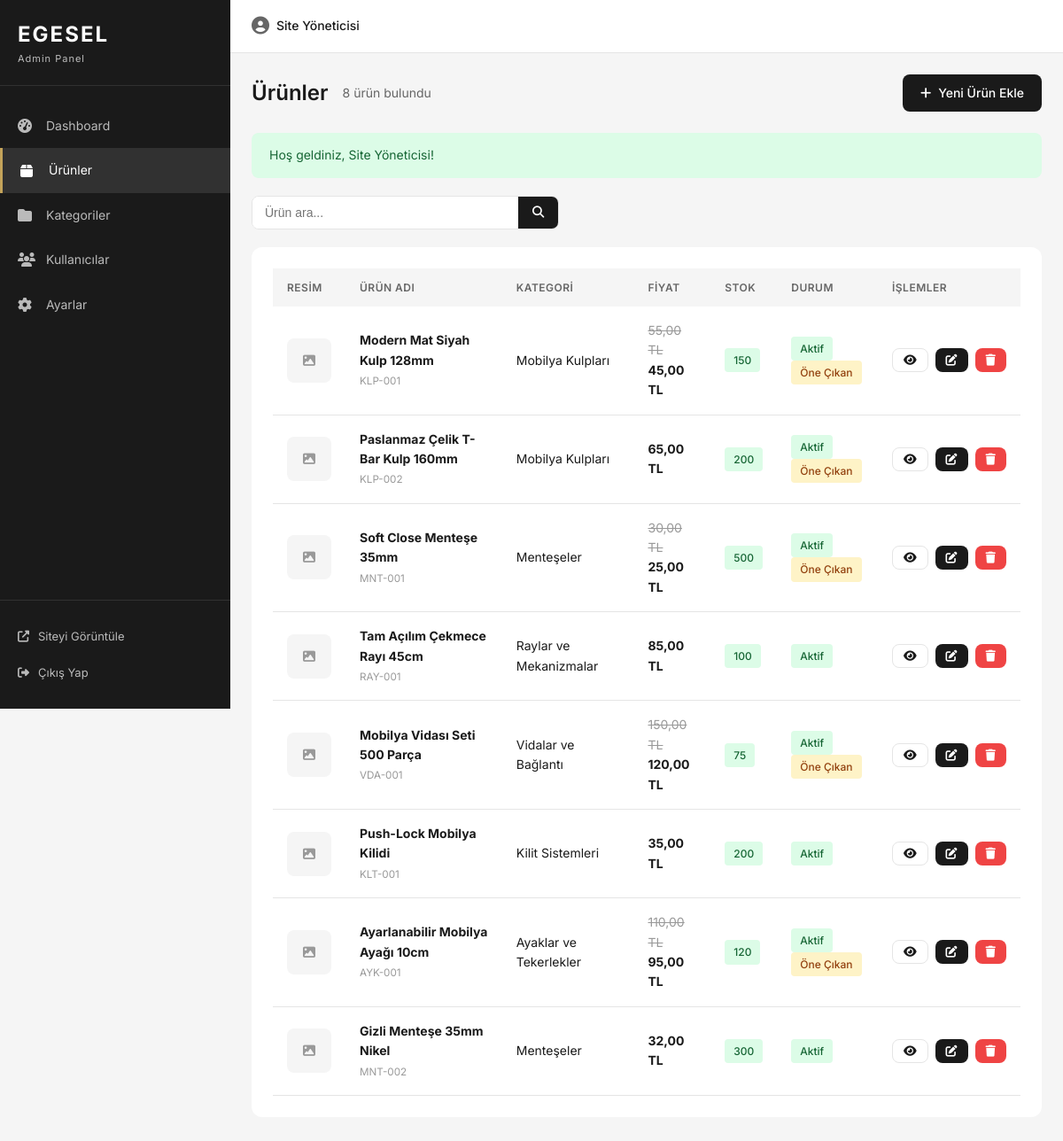
The app's page /admin/urunler.php (signed in) with its own data.
### tables this page shows
CREATE TABLE IF NOT EXISTS products (
    id INT AUTO_INCREMENT PRIMARY KEY,
    name VARCHAR(255) NOT NULL,
    slug VARCHAR(255) NOT NULL UNIQUE,
    description TEXT,
    short_description VARCHAR(500),
    price DECIMAL(10, 2) NOT NULL,
    old_price DECIMAL(10, 2) DEFAULT NULL,
    sku VARCHAR(50) UNIQUE,
    stock INT DEFAULT 0,
    category_id INT,
    image VARCHAR(255),
    images TEXT,
    is_featured TINYINT(1) DEFAULT 0,
    is_active TINYINT(1) DEFAULT 1,
    view_count INT DEFAULT 0,
    created_at TIMESTAMP DEFAULT CURRENT_TIMESTAMP,
    updated_at TIMESTAMP DEFAULT CURRENT_TIMESTAMP ON UPDATE CURRENT_TIMESTAMP,
    FOREIGN KEY (category_id) REFERENCES categories(id) ON DELETE SET NULL
);

CREATE TABLE IF NOT EXISTS categories (
    id INT AUTO_INCREMENT PRIMARY KEY,
    name VARCHAR(100) NOT NULL,
    slug VARCHAR(100) NOT NULL UNIQUE,
    description TEXT,
    image VARCHAR(255),
    parent_id INT DEFAULT NULL,
    sort_order INT DEFAULT 0,
    is_active TINYINT(1) DEFAULT 1,
    created_at TIMESTAMP DEFAULT CURRENT_TIMESTAMP,
    updated_at TIMESTAMP DEFAULT CURRENT_TIMESTAMP ON UPDATE CURRENT_TIMESTAMP,
    FOREIGN KEY (parent_id) REFERENCES categories(id) ON DELETE SET NULL
);

### includes/functions.php (called while the page is built, shortened)
<?php
function e($string) {
    return htmlspecialchars($string, ENT_QUOTES, 'UTF-8');
}
function formatPrice($price) {
    return number_format($price, 2, ',', '.') . ' TL';
}
function getFlash() {
    if (isset($_SESSION['flash'])) {
        $flash = $_SESSION['flash'];
        return $flash;
    }
    return null;
}
function paginate($totalItems, $currentPage, $perPage = 12) {
    $totalPages = ceil($totalItems / $perPage);
    $currentPage = max(1, min($currentPage, $totalPages));
    $offset = ($currentPage - 1) * $perPage;
    return [
        'total_items' => $totalItems,
        'total_pages' => $totalPages,
        'current_page' => $currentPage,
        'per_page' => $perPage,
        'offset' => $offset
    ];
}
?>

### admin/urunler.php (the view, shortened to what this page needs)
<?php
require_once 'includes/header.php';
$search = isset($_GET['q']) ? trim($_GET['q']) : '';
$page = isset($_GET['sayfa']) ? (int)$_GET['sayfa'] : 1;
$perPage = 20;
$countSql = "SELECT COUNT(*) as total FROM products";
$params = [];
$stmt = $db->prepare($countSql);
$stmt->execute($params);
$totalProducts = $stmt->fetch()['total'];
$pagination = paginate($totalProducts, $page, $perPage);
$sql = "SELECT p.*, c.name as category_name FROM products p
        LEFT JOIN categories c ON p.category_id = c.id";
$sql .= " ORDER BY p.created_at DESC LIMIT {$pagination['per_page']} OFFSET {$pagination['offset']}";
$stmt = $db->prepare($sql);
$stmt->execute($params);
$products = $stmt->fetchAll();
?>
<div class="page-header">
    <div class="page-header-left">
        <h1>Ürünler</h1>
        <p><?php echo $totalProducts; ?> ürün bulundu</p>
    </div>
    <a href="urun-ekle.php" class="btn btn-primary">
        <i class="fas fa-plus"></i> Yeni Ürün Ekle
    </a>
</div>
<?php $flash = getFlash(); ?>
<?php if ($flash): ?>
    <div class="alert alert-<?php echo e($flash['type']); ?>">
        <?php echo e($flash['message']); ?>
    </div>
<?php endif; ?>
<div class="admin-toolbar">
    <form action="" method="GET" class="search-form-admin">
        <input type="text" name="q" placeholder="Ürün ara..." value="<?php echo e($search); ?>">
        <button type="submit"><i class="fas fa-search"></i></button>
    </form>
</div>
<div class="admin-card">
    <?php if (empty($products)): ?>
        <div class="empty-state">
            <i class="fas fa-box-open"></i>
            <p>Henüz ürün eklenmemiş.</p>
            <a href="urun-ekle.php" class="btn btn-primary">İlk Ürünü Ekle</a>
        </div>
    <?php else: ?>
        <div class="table-responsive">
            <table class="admin-table">
                <thead>
                    <tr>
                        <th>Resim</th>
                        <th>Ürün Adı</th>
                        <th>Kategori</th>
                        <th>Fiyat</th>
                        <th>Stok</th>
                        <th>Durum</th>
                        <th>İşlemler</th>
                    </tr>
                </thead>
                <tbody>
                    <?php foreach ($products as $product): ?>
                        <tr>
                            <td>
                                <?php if ($product['image']): ?>
                                    <img src="<?php echo SITE_URL . '/' . e($product['image']); ?>" alt="" class="table-img">
                                <?php else: ?>
                                    <div class="no-image-sm"><i class="fas fa-image"></i></div>
                                <?php endif; ?>
                            </td>
                            <td>
                                <strong><?php echo e($product['name']); ?></strong>
                                <?php if ($product['sku']): ?>
                                    <br><small class="text-muted"><?php echo e($product['sku']); ?></small>
                                <?php endif; ?>
                            </td>
                            <td><?php echo e($product['category_name'] ?? '-'); ?></td>
                            <td>
                                <?php if ($product['old_price']): ?>
                                    <del class="text-muted"><?php echo formatPrice($product['old_price']); ?></del><br>
                                <?php endif; ?>
                                <strong><?php echo formatPrice($product['price']); ?></strong>
                            </td>
                            <td>
                                <span class="badge <?php echo $product['stock'] > 0 ? 'badge-success' : 'badge-danger'; ?>">
                                    <?php echo $product['stock']; ?>
                                </span>
                            </td>
                            <td>
                                <span class="badge <?php echo $product['is_active'] ? 'badge-success' : 'badge-secondary'; ?>">
                                    <?php echo $product['is_active'] ? 'Aktif' : 'Pasif'; ?>
                                </span>
                                <?php if ($product['is_featured']): ?>
                                    <span class="badge badge-warning">Öne Çıkan</span>
                                <?php endif; ?>
                            </td>
                            <td>
                                <div class="action-buttons">
                                    <a href="<?php echo SITE_URL; ?>/urun.php?slug=<?php echo e($product['slug']); ?>"
                                       class="btn btn-sm btn-outline" target="_blank" title="Görüntüle">
                                        <i class="fas fa-eye"></i>
                                    </a>
                                    <a href="urun-duzenle.php?id=<?php echo $product['id']; ?>"
                                       class="btn btn-sm btn-primary" title="Düzenle">
                                        <i class="fas fa-edit"></i>
                                    </a>
                                    <a href="urunler.php?sil=<?php echo $product['id']; ?>"
                                       class="btn btn-sm btn-danger" title="Sil"
                                       onclick="return confirm('Bu ürünü silmek istediğinize emin misiniz?')">
                                        <i class="fas fa-trash"></i>
                                    </a>
                                </div>
                            </td>
                        </tr>
                    <?php endforeach; ?>
                </tbody>
            </table>
        </div>
    <?php endif; ?>
</div>
<?php require_once 'includes/footer.php'; ?>

### assets/css/admin.css (style rules this page uses)
:root { --primary: #1a1a1a; --primary-light: #333333; --secondary: #c4a35a; --background: #f5f5f5; --surface: #ffffff; --text: #1a1a1a; --text-light: #666666; --text-muted: #999999; --border: #e5e5e5; --success: #22c55e; --error: #ef4444; --warning: #f59e0b; --info: #3b82f6; --sidebar-width: 260px; --topbar-height: 60px; --font-sans: 'Inter', -apple-system, BlinkMacSystemFont, sans-serif; --radius: 8px; --radius-lg: 12px; --shadow: 0 4px 6px rgba(0,0,0,0.07); --transition: all 0.3s ease; }
*, *::before, *::after { box-sizing: border-box; margin: 0; padding: 0; }
body.admin-body { font-family: var(--font-sans); font-size: 14px; line-height: 1.6; color: var(--text); background: var(--background); }
a { color: inherit; text-decoration: none; }
.page-header { display: flex; justify-content: space-between; align-items: center; margin-bottom: 24px; }
.page-header-left { display: flex; align-items: center; gap: 16px; }
.page-header h1 { font-size: 24px; font-weight: 600; }
.page-header p { color: var(--text-light); font-size: 14px; }
.admin-card { background: var(--surface); border-radius: var(--radius-lg); padding: 24px; margin-bottom: 24px; }
.table-responsive { overflow-x: auto; }
.admin-table { width: 100%; border-collapse: collapse; }
.admin-table th { text-align: left; padding: 12px 16px; background: var(--background); font-size: 12px; font-weight: 600; text-transform: uppercase; letter-spacing: 0.5px; color: var(--text-light); }
.admin-table td { padding: 16px; border-bottom: 1px solid var(--border); vertical-align: middle; }
.text-muted { color: var(--text-muted); }
.badge { display: inline-flex; align-items: center; padding: 4px 10px; font-size: 12px; font-weight: 500; border-radius: 4px; }
.badge-success { background: #dcfce7; color: #166534; }
.badge-warning { background: #fef3c7; color: #92400e; }
.action-buttons { display: flex; gap: 8px; }
.btn { display: inline-flex; align-items: center; justify-content: center; gap: 8px; padding: 10px 20px; font-size: 14px; font-weight: 500; border-radius: var(--radius); border: none; cursor: pointer; transition: var(--transition); }
.btn-primary { background: var(--primary); color: white; }
.btn-outline { background: transparent; border: 1px solid var(--border); color: var(--text); }
.btn-danger { background: var(--error); color: white; }
.btn-sm { padding: 6px 12px; font-size: 13px; }
.alert { padding: 14px 20px; border-radius: var(--radius); margin-bottom: 20px; }
.alert-success { background: #dcfce7; color: #166534; }
.admin-toolbar { display: flex; justify-content: space-between; align-items: center; margin-bottom: 20px; }
.search-form-admin { display: flex; background: var(--surface); border: 1px solid var(--border); border-radius: var(--radius); overflow: hidden; }
.search-form-admin input { padding: 10px 14px; border: none; width: 300px; font-size: 14px; }
.search-form-admin button { padding: 10px 16px; background: var(--primary); color: white; border: none; cursor: pointer; }
.no-image-sm { width: 50px; height: 50px; display: flex; align-items: center; justify-content: center; background: var(--background); border-radius: var(--radius); color: var(--text-muted); }

### records on screen
products: name "Modern Mat Siyah Kulp 128mm", sku "KLP-001", category.name "Mobilya Kulpları", old_price "55,00 TL", price "45,00 TL", stock "150", is_active "Aktif", is_featured "Öne Çıkan"
products: name "Paslanmaz Çelik T-Bar Kulp 160mm", sku "KLP-002", category.name "Mobilya Kulpları", price "65,00 TL", stock "200", is_active "Aktif", is_featured "Öne Çıkan"
products: name "Soft Close Menteşe 35mm", sku "MNT-001", category.name "Menteşeler", old_price "30,00 TL", price "25,00 TL", stock "500", is_active "Aktif", is_featured "Öne Çıkan"
products: name "Tam Açılım Çekmece Rayı 45cm", sku "RAY-001", category.name "Raylar ve Mekanizmalar", price "85,00 TL", stock "100", is_active "Aktif"
products: name "Mobilya Vidası Seti 500 Parça", sku "VDA-001", category.name "Vidalar ve Bağlantı", old_price "150,00 TL", price "120,00 TL", stock "75", is_active "Aktif", is_featured "Öne Çıkan"
products: name "Push-Lock Mobilya Kilidi", sku "KLT-001", category.name "Kilit Sistemleri", price "35,00 TL", stock "200", is_active "Aktif"
products: name "Ayarlanabilir Mobilya Ayağı 10cm", sku "AYK-001", category.name "Ayaklar ve Tekerlekler", old_price "110,00 TL", price "95,00 TL", stock "120", is_active "Aktif", is_featured "Öne Çıkan"
products: name "Gizli Menteşe 35mm Nikel", sku "MNT-002", category.name "Menteşeler", price "32,00 TL", stock "300", is_active "Aktif"

### other values on screen
$_SESSION['user_name'] "Site Yöneticisi"
$totalProducts "8"
$flash['message'] "Hoş geldiniz, Site Yöneticisi!"
